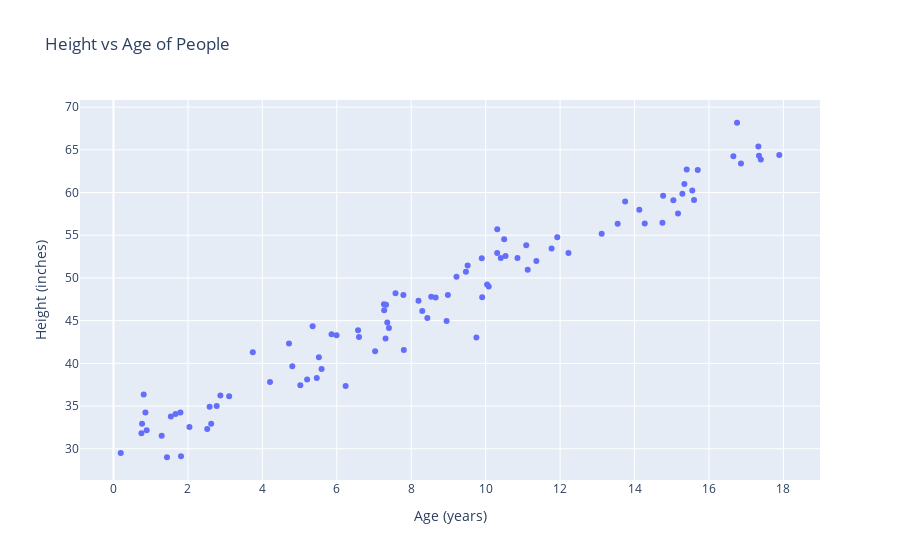

Notebook source saved alongside this figure:
### Code cell
fig = px.scatter(x=ages, y=heights, title='Height vs Age of People', labels={'x':'Age (years)', 'y':'Height (inches)'})
fig.show()
